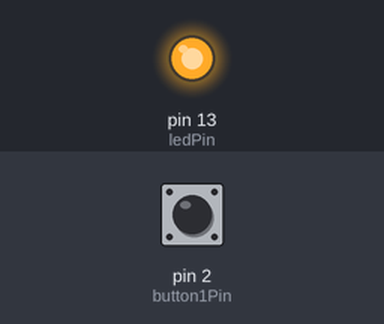
This sketch was run on a simulated Arduino Uno, built with avr-gcc and run on an emulated ATmega328P. Shown: output pins drawn as LEDs (lit = HIGH). Inputs (shaded band) come from the test bench; at power-on: pin 2 (button1Pin) HIGH.

Above: at 0.1 s.
Timing chart, 0 to 1.6 s (numbered marks = the images above):
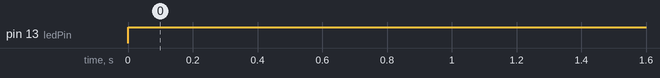

Measured:
- by itself, pin 13 (ledPin): LOW → HIGH at 0.00 s

The sketch:

buttons.ino
```cpp
/*
  Buttons tutorial
  Created 2012-11-04 by Mauro De Giorgi

  This code is based on SparkFun Inventor's Kit - Example sketch 05
  This kit is a great way to start a learnig Arduino
*/

// First we'll set up constants for the pin numbers.
// This will make it easier to follow the code below.

const int button1Pin = 2;  // pushbutton 1 pin
const int ledPin =  13;    // LED pin
int ledState = HIGH;
int previous = LOW;

void setup()
{
  // Set up the pushbutton pin to be an input:
  pinMode(button1Pin, INPUT);

  // Set up the LED pin to be an output:
  pinMode(ledPin, OUTPUT);

  //Serial.begin(9600);
}


void loop()
{
  int buttonState;

  buttonState = digitalRead(button1Pin);

  if (buttonState == LOW && previous == LOW) // pushing button
  {
   if (ledState == HIGH){
      ledState = LOW;
      //Serial.println(ledState);
    }
    else {
      ledState = HIGH;
      //Serial.println(ledState);
    }
  }

  digitalWrite(ledPin, HIGH);  // turn the LED on
  previous = buttonState;
}
```
